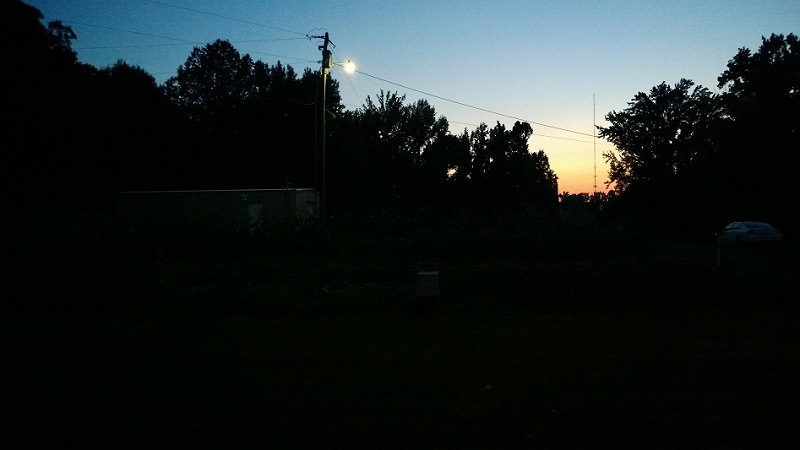
%> input picture 1.jpg, 800 x 450 px
$ octave digital_image_processing.m   (GNU Octave 9; MATLAB toolbox functions it lacks are replaced by stand-ins)
%> lines starting %> are read from the running program, lines starting %| are printed output that depends on the picture
%> further down, data is the input picture: size 450x800x3 uint8; mean R, G, B 29.5, 38.2, 38.6
### dip_rgb2gray.m
%灰度化处理有多种处理方式：分量法 最大法 平均法 加权平均法
%Matlab 中采用的是对R、G、B分量进行加权平均的算法：
%0.2989R+ 0.5870G + 0.1140B
function [imgray]=dip_rgb2gray(imrgb)
[m,n,t]=size(imrgb);   %m,n:图像的大小  t:彩色图像三原色
%> m = 450; n = 800; t = 3
for i=1:m
    for j=1:n
            imgray(i,j)=0.299*imrgb(i,j,1)+0.587*imrgb(i,j,2)+0.11400*imrgb(i,j,3);
            %加权实现从真彩到灰度的降维转换
    end
end
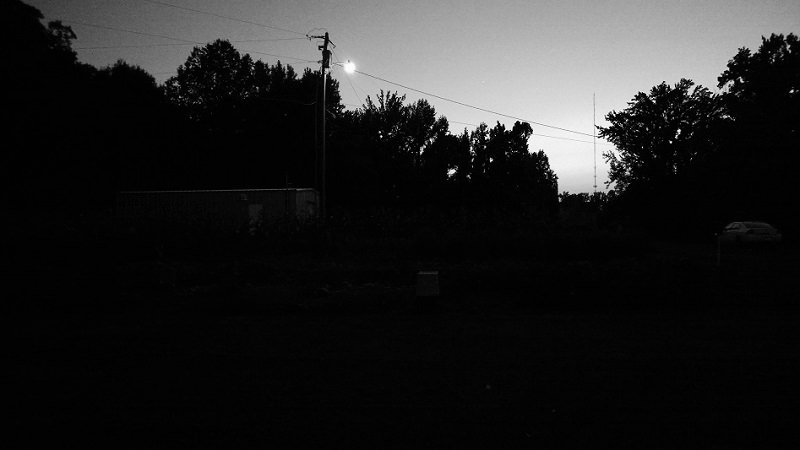
%> imgray: size 450x800 uint8; min 0, max 255, mean 35.6

### dip_imhist.m
function dip_imhist(I)
%绘制直方图
[m,n]=size(I); %m,n为图像的大小
GP=zeros(1,256);
for k=0:255
     GP(k+1)=length(find(I==k))/(m*n);  %计算每级灰度出现的概率，将其存入GP
                                        %返回满足某条件的值
end
%> after the loop, GP = 256 values, max 0.284 at index 3, min 5.28e-05 at index 256, mean 0.00391

%三，直方图均衡化
S1=zeros(1,256);
for i=1:256
    for j=1:i
          S1(i)=GP(j)+S1(i);%累计分布实现直方图均衡化
    end
end
%> after the loop, S1 = 256 values from 0.00212 to 1
S2=round((S1*256)+0.5); %round四舍五入,将Sk归到相近级的灰度
%> S2 = 256 values from 1 to 256
for i=1:256
    GPeq(i)=sum(GP(find(S2==i)));%计算现有每个灰度级出现的概率
end
%> after the loop, GPeq = 256 values, max 0.284 at index 96, min 0 at index 2, mean 0.00391
subplot(2,2,1);%subplot是将多个图画到一个平面上的工具。
%             其中，m表示是图排成m行，n表示图排成n列，也就是整个figure中有n个图是排成一行的，一共m行，如果m=2就是表示2行图。
%             p表示图所在的位置，p=1表示从左到右从上到下的第一个位置。

bar(0:255,GP,'b');  %bar(x,Y)：为Y中的每一个元素在指定的x位置绘制条形图。
%                              x是一个单调增加的向量，其用来定义垂直直方图中的x轴间距。
%                              如果Y是一个矩阵，bar对Y中的每行元素在指定x位置进行分组。
title('原图像直方图')

subplot(2,2,2);
bar(0:255,GPeq,'b');  %b=blue
title('均衡化后的直方图');

X=I;
for i=0:255
    X(find(I==i)) = S2(i+1);
end
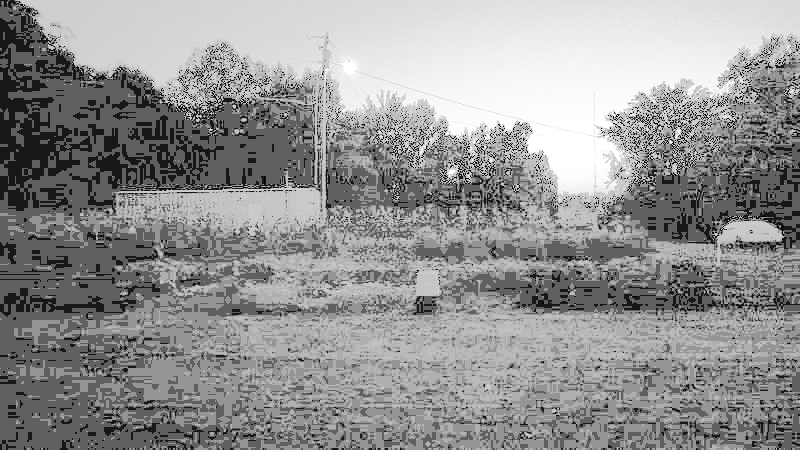
%> X: size 450x800 uint8; min 1, max 255, mean 146.9

subplot(2,2,3);
imshow(I);
title('原图像') ;

subplot(2,2,4);
imshow(X);
title('直方图均衡后的图像');
end

### HomoFilter.m
%同态滤波 Homomorphic filtering
function [image_out] = HomoFilter(image_in, rh, rl, c, D0)
%> called with rh = 2, rl = 0.25, c = 1, D0 = 5000
% 输入为需要进行滤波的灰度图像image_in，同态滤波器的参数rh, rl,c, D0
%      选择rh > 1, rl < 1可以达到衰减低频，增强高频的目的，常数c控制函数坡度的锐利度
%      D0截止频率，D0越大，对细节的增强越明显，最后归一化之后显示的图像越亮。
% 输出为进行滤波之后的灰度图像image_out
[m, n] = size(image_in);
P = 2*m;
%> P = 900
Q = 2*n;
%> Q = 1600

% 取对数
image1 = log(double(image_in) + 1);%(0~255)+1

fp = zeros(P, Q);
%对图像填充0,并且乘以(-1)^(x+y) 以移到变换中心
for i = 1 : m
    for j = 1 : n
        fp(i, j) = double(image1(i, j)) * (-1)^(i+j);
    end
end
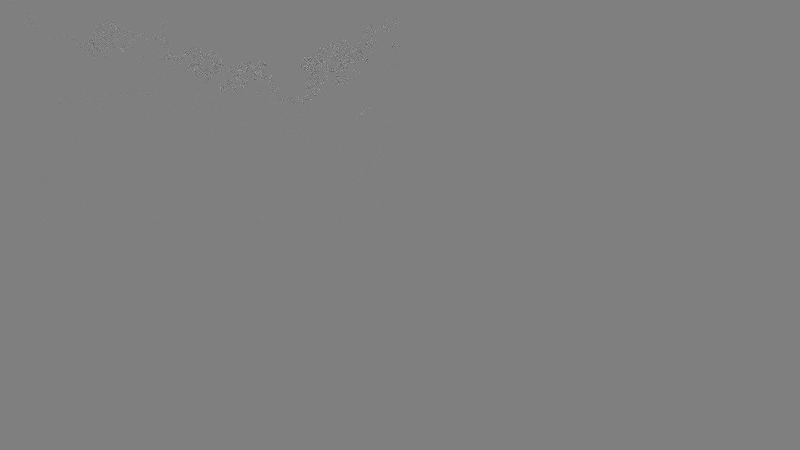
%> fp: size 900x1600 double (shown at 1/2 size); min -5.55, max 5.55, mean -7.17e-05; drawn with min black and max white
% 对填充后的图像进行傅里叶变换
F1 = fft2(fp);  %运行很慢 用fft2快速得结果   用小矩阵测试自己写的dtf能正常快速运行
margin=log(abs(F1));
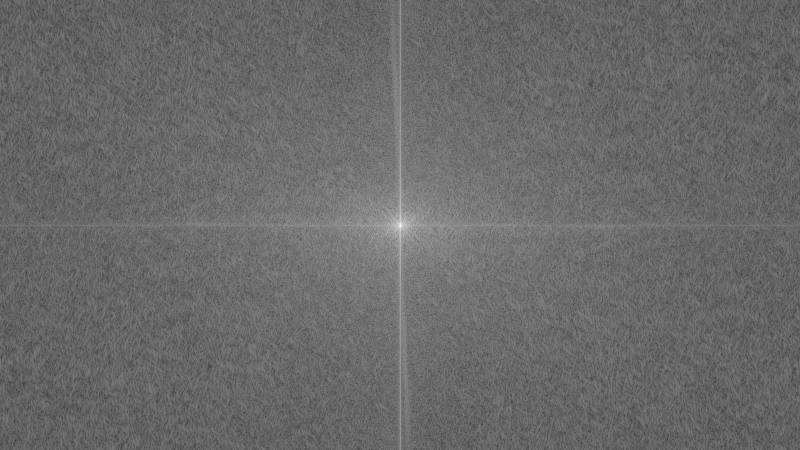
%> margin: size 900x1600 double (shown at 1/2 size); min -1.19, max 13.53, mean 4.92; drawn with min black and max white
subplot(1,3,1), imshow(margin), title('幅度谱');
% 生成同态滤波函数，中心在(m+1,n+1)
Homo = zeros(P, Q);
a = D0^2; % 计算一些不变的中间参数
r = rh-rl;
for u = 1 : P
    for v = 1 : Q
        temp = (u-(m+1.0))^2 + (v-(n+1.0))^2;
        Homo(u, v) = r * (1-exp((-c)*(temp/a))) + rl;
    end
end
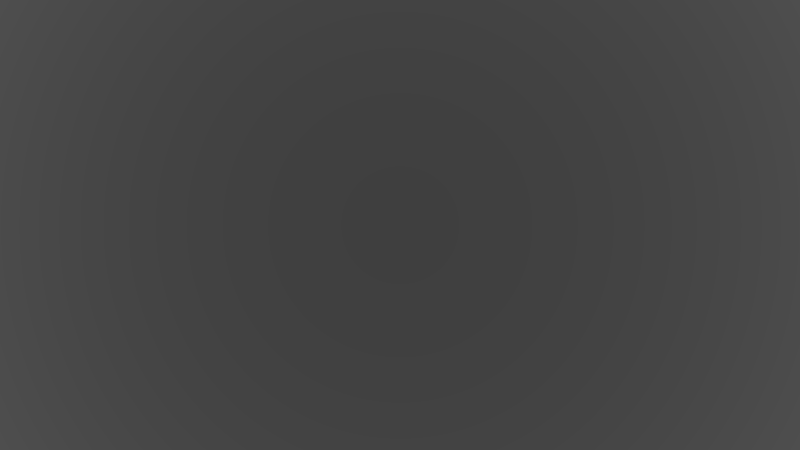
%> Homo: size 900x1600 double (shown at 1/2 size); min 0.25, max 0.308, mean 0.269

%进行滤波
G = F1 .* Homo;

% 反傅里叶变换
gp =ifft2(G);  %运行很慢 用ifft快速得结果   用小矩阵测试自己写的idtf能正常快速运行

% 处理得到的图像
image_out = zeros(m, n, 'uint8');
gp = real(gp);
g = zeros(m, n);
for i = 1 : m
    for j = 1 : n
        g(i, j) = gp(i, j) * (-1)^(i+j);
    end
end
% 指数处理
ge = exp(g)-1;%取对数时+1，指数化后-1
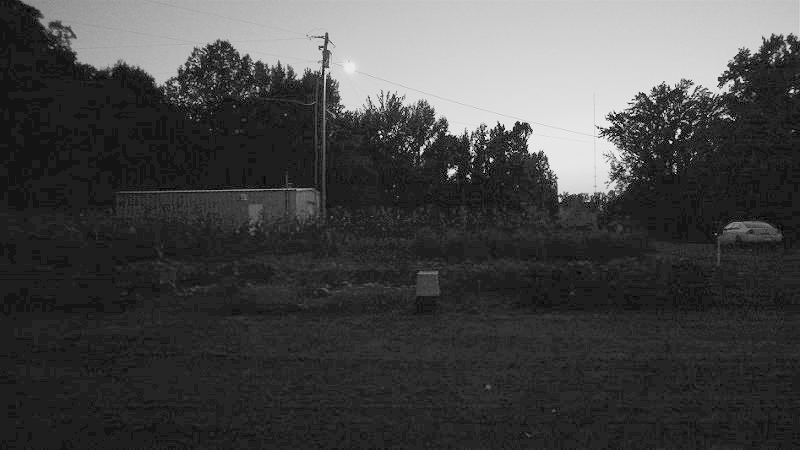
%> ge: size 450x800 double; min -0.0764, max 3.26, mean 0.843; drawn with min black and max white
% 归一化到[0, L-1]
mmax = max(ge(:));
%> mmax = 3.26
mmin = min(ge(:));
%> mmin = -0.0764
range = mmax-mmin;
%> range = 3.33
for i = 1 : m
    for j = 1 : n
        image_out(i,j) = uint8(255 * (ge(i, j)-mmin) / range);
    end
end
subplot(1,3,2), imshow(image1), title('灰度图取对数');
%> after `imshow(image1)`:
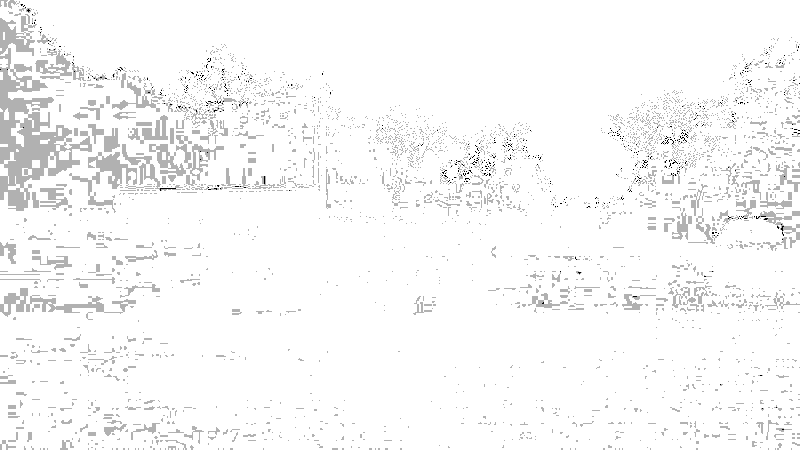
%> displayed picture: size 450x800, on the screen's scale of 0 to 255; min 0, max 255, mean 247.7
subplot(1,3,3), imshow(image_out), title('D0 = 5000');
end

### digital_image_processing.m
%①对上述低照度图像进行灰度化，
%   计算并显示以上低照度图像的灰度直方图和离散傅里叶变换频谱幅度图
%②对以上低照度图像分别进行直方图均衡化和同态滤波操作，
%   并对两种算法的最终效果进行对比
%要求：核心算法独立实现，代码注释不少于40%
%digital_image_processing

data=imread('C:\Users\dell\Desktop\1.jpg'); %用imread函数读取图像
imshow(data);%显示读取的图像
gdata=dip_rgb2gray(data);%用rgb2gray函数将目标图像灰度化，用gdata矩阵存储灰度化后的图像信息
figure;
imshow(gdata);%显示灰度化后的图像
figure;
dip_imhist(gdata); %计算并画出灰度直方图和累计分布均衡化后的灰度直方图
figure;
HomoFilter(gdata, 2, 0.25, 1, 5000);%同态滤波并画出离散傅里叶变换频谱幅度图
